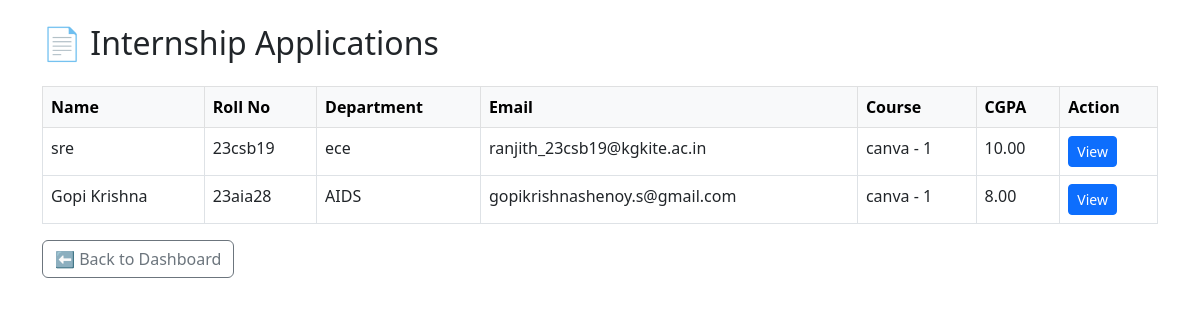
Before: /internship_applications/ with the older database file.
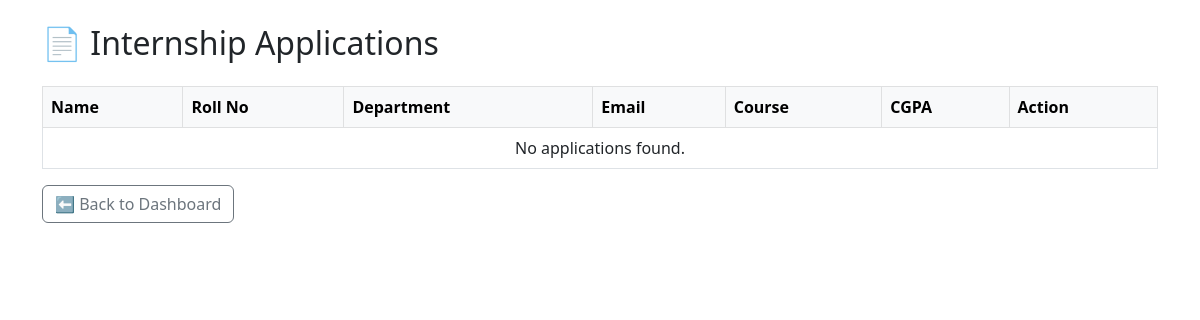
After: the same page with the newer database file.
### ips_intern/models.py (models this page shows, shortened)
class InternApplication(models.Model):
    user = models.OneToOneField(User, on_delete=models.CASCADE, null=True, blank=True)
    name = models.CharField(max_length=100)
    roll_no = models.CharField(max_length=50)
    department = models.CharField(max_length=100)
    cgpa = models.DecimalField(max_digits=4, decimal_places=2)  # Max CGPA: 10.00
    arrears = models.PositiveIntegerField()
    gender = models.CharField(max_length=10)
    clg_mailid = models.EmailField()
    course_duration = models.ForeignKey('CourseDuration', on_delete=models.SET_NULL, null=True, blank=True)
    is_completed = models.BooleanField(default=False)
    is_approved = models.BooleanField(default=False)
    is_rejected = models.BooleanField(default=False)
    is_certified = models.BooleanField(default=False)
    just_approved = models.BooleanField(default=False)
    approved_at = models.DateTimeField(null=True, blank=True)  # ⏳ Used for tracking duration start

class CourseDuration(models.Model):
    course_name = models.CharField(max_length=100)
    duration = models.CharField(max_length=50)  # Example: "3 months", "6 months", etc.
    def __str__(self):
        return f'{self.course_name} - {self.duration}'

### ips_intern/views.py (the view)
# urls.py: path('internship_applications/', views.internship_applications, name='internship_applications'),
def internship_applications(request):
    applications = InternApplication.objects.filter(is_approved=False, is_rejected=False)
    return render(request, 'internship_applications.html', {'applications': applications})

### ips_intern/templates/internship_applications.html (shortened to what this page needs)
<!DOCTYPE html>
<html>
<head>
  <link href="https://cdn.jsdelivr.net/npm/bootstrap@5.3.0/dist/css/bootstrap.min.css" rel="stylesheet">
</head>
<body>
<div class="container mt-4">
  <h2 class="mb-4">📄 Internship Applications</h2>
  <table class="table table-bordered table-hover">
    <thead class="table-light">
      <tr>
        <th>Name</th>
        <th>Roll No</th>
        <th>Department</th>
        <th>Email</th>
        <th>Course</th>
        <th>CGPA</th>
        <th>Action</th>
      </tr>
    </thead>
    <tbody>
      {% for app in applications %}
      <tr>
        <td>{{ app.name }}</td>
        <td>{{ app.roll_no }}</td>
        <td>{{ app.department }}</td>
        <td>{{ app.clg_mailid }}</td>
        <td>{{ app.course_duration }}</td>
        <td>{{ app.cgpa }}</td>
        <td>
  <a href="{% url 'internship_applications_detail' app.id %}" class="btn btn-primary btn-sm">View</a>
</td>
      </tr>
      {% empty %}
      <tr>
        <td colspan="7" class="text-center">No applications found.</td>
      </tr>
      {% endfor %}
    </tbody>
  </table>
  <a href="{% url 'admin_dashboard' %}" class="btn btn-outline-secondary">⬅ Back to Dashboard</a>
</div>
</body>
</html>

Changed rows visible on the page:
removed InternApplication: name "sre", roll_no "23csb19", department "ece", clg_mailid "ranjith_23csb19@kgkite.ac.in", course_duration "canva - 1", cgpa "10.00"
removed InternApplication: name "Gopi Krishna", roll_no "23aia28", department "AIDS", clg_mailid "gopikrishnashenoy.s@gmail.com", course_duration "canva - 1", cgpa "8.00"
Other visible differences:
text now shown: "No applications found."
